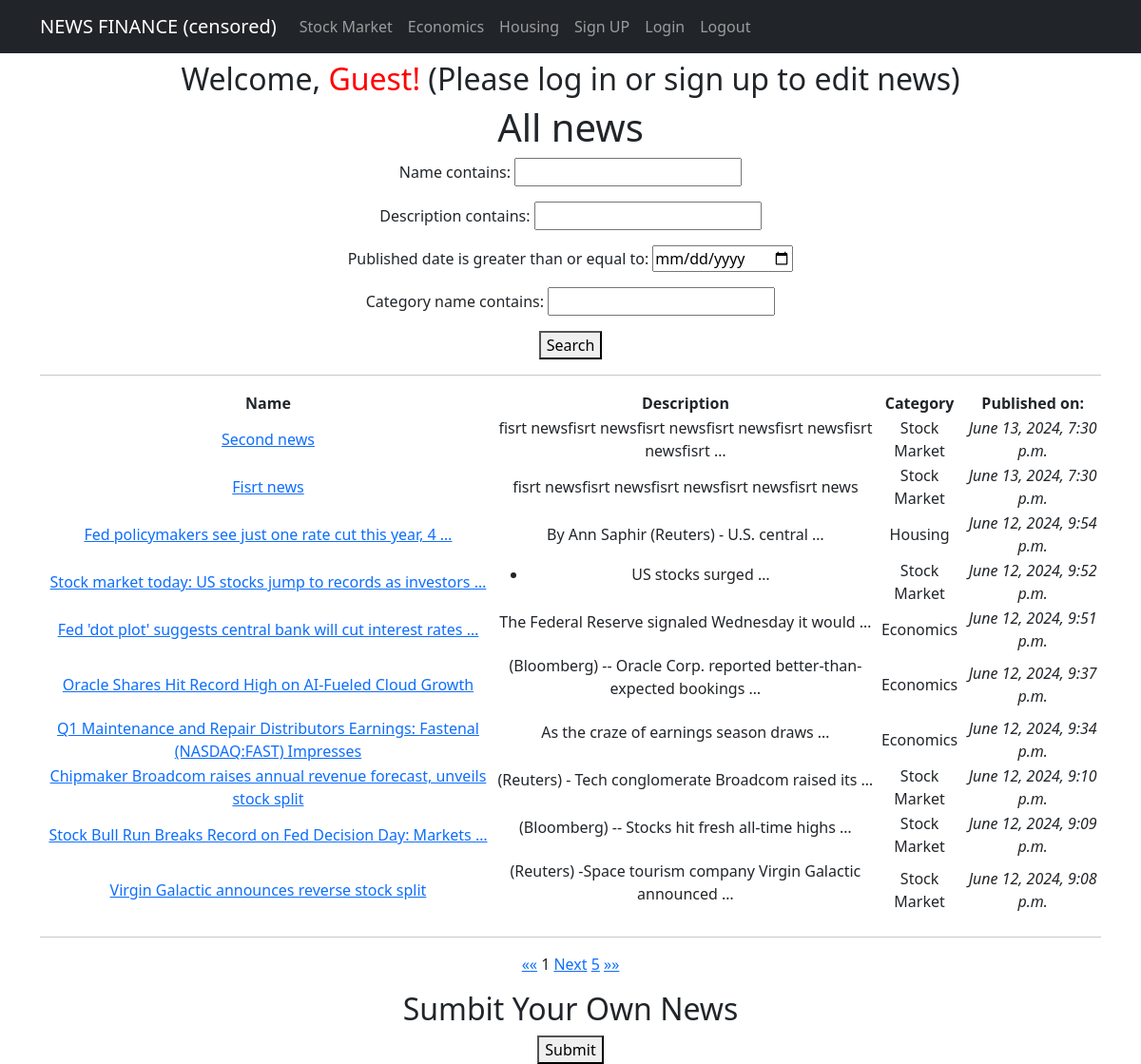
Before: /news/ with the older database file.
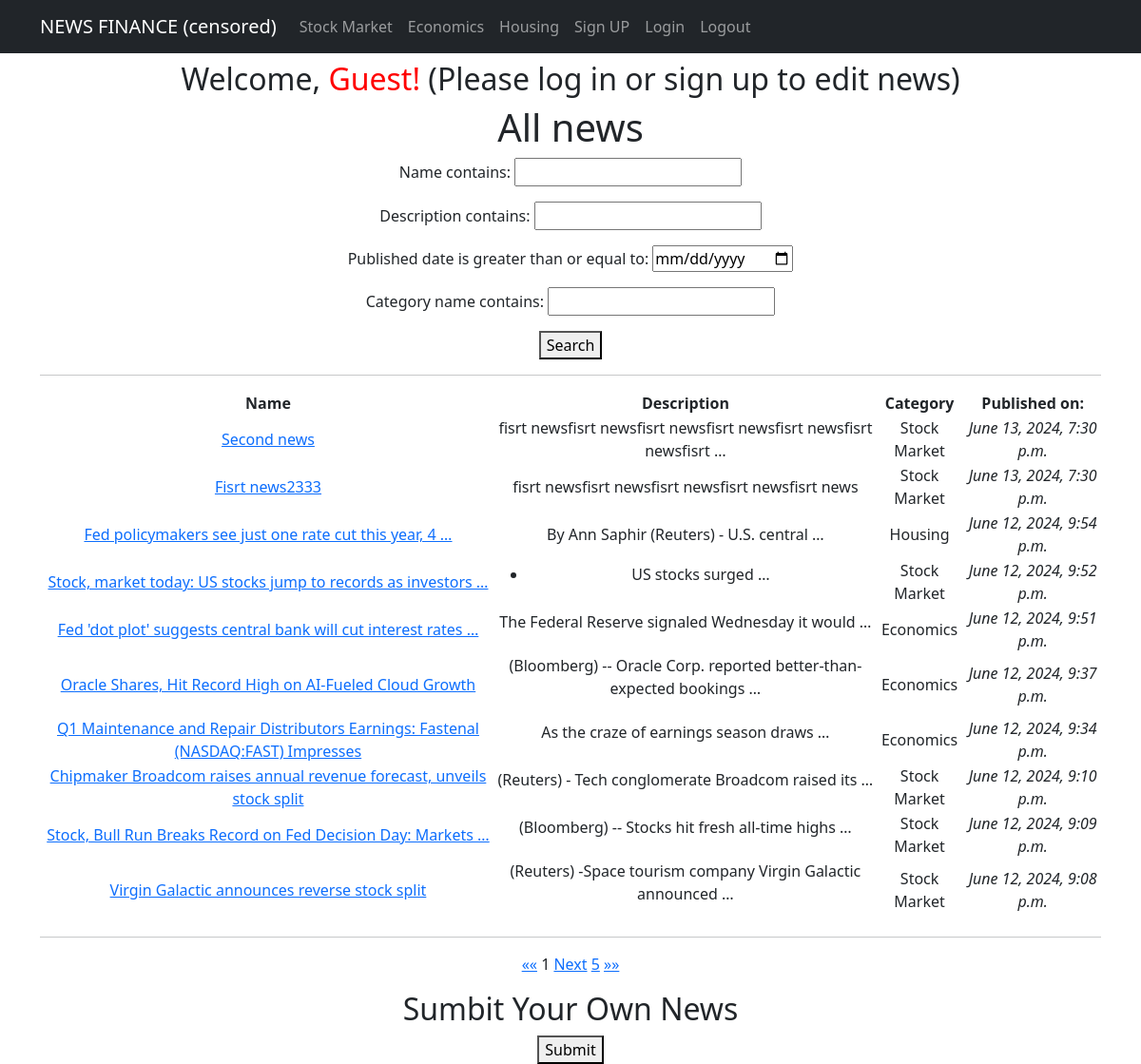
After: the same page with the newer database file.
### app/models.py (models this page shows, shortened)
class News(models.Model):
    name = models.CharField(max_length=150, unique=True)
    description = models.TextField()
    published_date = models.DateTimeField(default=timezone.now)
    category = models.ForeignKey(to='Category', on_delete=models.CASCADE, related_name='news')
    author = models.ForeignKey(User, on_delete=models.CASCADE, default=1)
    class Meta:
        verbose_name_plural = "News"

class Category(models.Model):
    name = models.CharField(max_length=100, unique=True)
    class Meta:
        verbose_name_plural = "Categories"

### app/views.py (the view)
# urls.py: path('news/', cache_page(60*1)(NewsList.as_view()), name='news_list'),  # General news page caching enabled
class NewsList(ListView):
    model = News
    ordering = ['-published_date']
    template_name = 'news_list.html'
    context_object_name = 'news_list'
    paginate_by = 10     # number of entries per page
    def get_queryset(self):
        queryset = super().get_queryset()
        self.filterset = NewsFilter(self.request.GET, queryset)
        return self.filterset.qs
    def get_context_data(self, **kwargs):
        context = super().get_context_data(**kwargs)
        context['filterset'] = self.filterset
        return context

### app/templatetags/custom_filters.py (called while the page is built)
@register.filter(name='censor_bad_words')
def censor_bad_words(value):
    words = value.split()
    censored_words = [BAD_WORDS.get(word, word) for word in words]
    return ' '.join(censored_words)

### templates/news_list.html (shortened to what this page needs)
{% extends 'flatpages/default.html' %}
{% load custom_filters %}
{% block content %}
<h1>All news</h1>
   <form method="get">
       {{ filterset.form.as_p }}
       <button type="submit">Search</button>
   </form>
<hr>
<table>
       <tr>
           <td><strong>Name</strong></td>
           <td><strong>Description</strong></td>
           <td><strong>Category</strong></td>
           <td><strong>Published on:</strong></td>
       </tr>
       {% for news_list in news_list %}
       <tr>
           <td>
                <a href="{% url 'news_detail' news_list.id %}">{{ news_list.name|censor_bad_words|truncatewords:10 }}</a>
           </td>
           <td>{{ news_list.description|truncatewords:7|safe }}</td>
           <td>{{ news_list.category.name }}</td>
           <td><i>{{ news_list.published_date }}</i></td>
       </tr>
       {% endfor %}
</table>
<hr>
<a href="?page=1">&laquo;&laquo;</a>
{{ page_obj.number }}
{% if page_obj.has_next %}
    <a href="?{{ request.GET.urlencode }}&page={{ page_obj.next_page_number }}">Next</a>
    {% if paginator.num_pages != page_obj.next_page_number %}
        <a href="?page={{ page_obj.paginator.num_pages }}">{{ page_obj.paginator.num_pages }}</a>
    {% endif %}
{% endif %}
<a href="?page={{ page_obj.paginator.num_pages }}">&raquo;&raquo;</a>
<h2> Sumbit Your Own News </h2>
<a href="{% url 'create' %}"><button type="button">Submit</button>
</a>
{% endblock content %}

Changed rows visible on the page:
changed News "fisrt newsfisrt newsfisrt newsfisrt newsfisrt news": name|censor_bad_words "Fisrt news" → "Fisrt news2333"
changed News "US stocks surged …": name|censor_bad_words "Stock market today: US stocks jump to records as investors …" → "Stock, market today: US stocks jump to records as investors …"
changed News "(Bloomberg) -- Oracle Corp. reported better-than-expected bookings …": name|censor_bad_words "Oracle Shares Hit Record High on AI-Fueled Cloud Growth" → "Oracle Shares, Hit Record High on AI-Fueled Cloud Growth"
changed News "(Bloomberg) -- Stocks hit fresh all-time highs …": name|censor_bad_words "Stock Bull Run Breaks Record on Fed Decision Day: Markets …" → "Stock, Bull Run Breaks Record on Fed Decision Day: Markets …"
